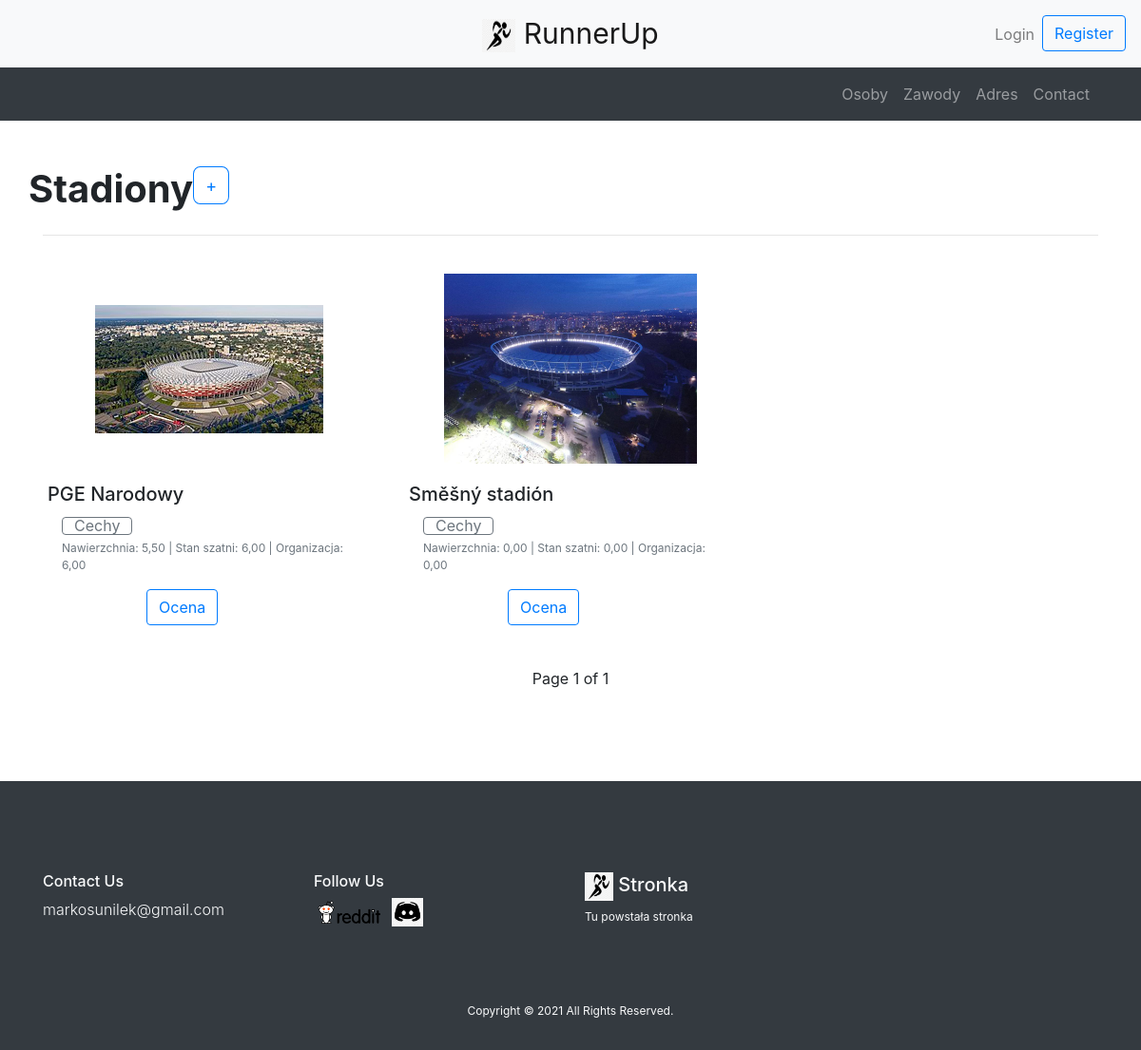
The page /stadion/ on the database its author committed.
### polls/models.py (models this page shows, shortened)
class Stadion(models.Model):
    stadion_nazwa = models.CharField(max_length=100, blank=False, unique=True, verbose_name='Nazwa stadionu')
    pojemnosc_trybun = models.IntegerField(default=0, null=True, blank=True, verbose_name='Pojemność trybun')
    niepelnosprawni = models.BooleanField(default=False, verbose_name='Niepełnosprawni')
    stadion_adres = models.OneToOneField(Adres, on_delete=models.CASCADE, verbose_name='Adres stadionu')
    stadion_zdjecie = models.ImageField(upload_to="polls/images/", null=True, blank=True, verbose_name='Zdjęcie stadionu')
    naw_av = models.DecimalField(default=0, max_digits=3, decimal_places=2)
    sza_av = models.DecimalField(default=0, max_digits=3, decimal_places=2)
    org_av = models.DecimalField(default=0, max_digits=3, decimal_places=2)

### polls/views.py (the view, shortened to what this page needs)
# urls.py: path('stadion/', views.stadion, name="stadion"),
def stadion(request):
    stadion = Stadion.objects.all()
    paginator = Paginator(stadion, 6)
    page_number = request.GET.get('page')
    page_obj = paginator.get_page(page_number)
    vote_form = VoteForm()
    test = StadionForm()
    return render(request=request, template_name="stadion.html",
                  context={"stadion": stadion, "page_obj": page_obj, "vote_form": vote_form, "test": test})

### polls/models.py (called while the page is built)
    def __str__(self):
        return self.woj_nazwa

    def __str__(self):
        return self.razem()

    def razem(self):
        return "{}, ul. {} {}/{}, {}, {}".format(self.Acode.Miasto, self.Ulica, self.NrDomu, self.NrLokalu,
                                        self.Acode.ZIP, self.Acode.Woj)

### templates/stadion.html (shortened to what this page needs)
{% extends "header.html" %}
{% load crispy_forms_filters %}
{% block content %}
    {% load crispy_forms_tags %}
    <div class="container py-5">
        <div class="row">
            <h1 class="font-weight-bold">Stadiony</h1>
            {% if user.is_superuser %}
                <button type="button" class="btn btn-outline-primary align-top" style="font-size:18px; border-radius: 20%; height: 40px;" data-toggle="modal" data-target="#stadionModal">+</button>
            {% elif user.is_authenticated %}
                <a tabindex="0" class="btn-xs btn-outline-danger align-top disabled text-nowrap" style="height: 0" role="button" data-toggle="popover" data-trigger="focus" title="Brak uprawnień" data-content="Nie posiadasz wystarczających uprawnień do tego typu akcji">X</a>
            {% else %}
                <a href="/register/" class="btn btn-outline-primary align-top" style="font-size:18px; border-radius: 20%; height: 40px;">+</a>
            {% endif %}
        </div>
        <hr>
        <br>
        <div class="row">
            {% for s in page_obj %}
                    <div class="col-sm-12 col-md-6 col-lg-4 pb-4">
                        <div class="card h-100" style="border:none">
                            <img src="{{ s.stadion_zdjecie.url }}" class="card-img-top" alt="{{ s.stadion_nazwa }}" style="width: auto; height: 200px; object-fit: scale-down;">
                            <div class="card-body">
                                <div class="row">
                                    <h5 class="card-title">{{ s.stadion_nazwa }}</h5>
                                </div>
                                <a class="btn btn-outline-secondary align-top" data-toggle="collapse" href="#collapse1{{s.pk}}" role="button" aria-expanded="false" aria-controls="collapse{{s.pk}}" style="line-height: 5px; font-size-adjust: inherit;">Cechy</a>
                                <p class="text-muted" style="font-size:12px">Nawierzchnia: {{ s.naw_av }} | Stan szatni: {{ s.sza_av }} | Organizacja: {{ s.org_av }}</p>
                                <div class="row">
                                    <div class="col-3 text-center">
                                    </div>
                                    <div class="col-4 text-center">
                                        <a class="btn btn-outline-primary" data-toggle="collapse" href="#collapse{{s.id}}" role="button" aria-expanded="false" aria-controls="collapse{{s.id}}">Ocena</a>
                                    </div>
                                </div>
                            </div>
                        </div>
                    </div>
            {% endfor %}
        </div>
        <div class="container">
            <div class="pagination justify-content-center">
                <span class="step-links">
                    <span class="current">
                        Page {{ page_obj.number }} of {{ page_obj.paginator.num_pages }}
                    </span>
                </span>
            </div>
        </div>
    </div>
{% endblock %}

### rows shown on the page
Stadion: stadion_zdjecie (picture), stadion_nazwa "PGE Narodowy", naw_av "5,50", sza_av "6,00", org_av "6,00"
Stadion: stadion_zdjecie (picture), stadion_nazwa "Směšný stadión", naw_av "0,00", sza_av "0,00", org_av "0,00"

### other values the page prints
{{ page_obj.number }} "1"
{{ page_obj.paginator.num_pages }} "1"
